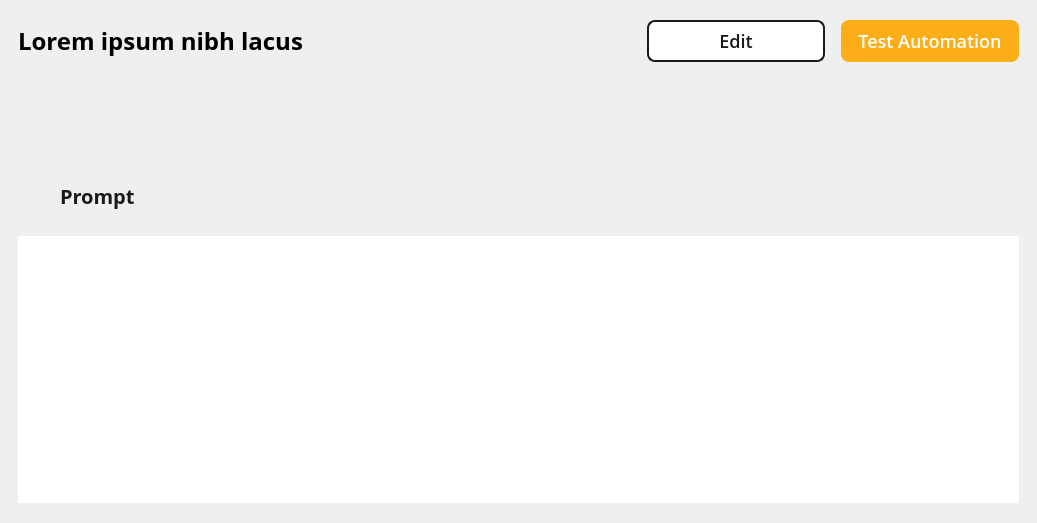
<?xml version="1.0" encoding="UTF-8"?>
<ui version="4.0">
 <class>AutomationDetailPage</class>
 <widget class="QWidget" name="AutomationDetailPage">
  <property name="geometry">
   <rect>
    <x>0</x>
    <y>0</y>
    <width>1037</width>
    <height>523</height>
   </rect>
  </property>
  <property name="sizePolicy">
   <sizepolicy hsizetype="Expanding" vsizetype="Expanding">
    <horstretch>0</horstretch>
    <verstretch>0</verstretch>
   </sizepolicy>
  </property>
  <property name="windowTitle">
   <string>Form</string>
  </property>
  <layout class="QVBoxLayout" name="verticalLayout">
   <property name="spacing">
    <number>24</number>
   </property>
   <property name="leftMargin">
    <number>18</number>
   </property>
   <property name="topMargin">
    <number>20</number>
   </property>
   <property name="rightMargin">
    <number>18</number>
   </property>
   <property name="bottomMargin">
    <number>20</number>
   </property>
   <item>
    <layout class="QHBoxLayout" name="headerLayout">
     <property name="spacing">
      <number>16</number>
     </property>
     <item>
      <widget class="QPushButton" name="backButton">
       <property name="sizePolicy">
        <sizepolicy hsizetype="Fixed" vsizetype="Fixed">
         <horstretch>0</horstretch>
         <verstretch>0</verstretch>
        </sizepolicy>
       </property>
       <property name="minimumSize">
        <size>
         <width>24</width>
         <height>34</height>
        </size>
       </property>
       <property name="maximumSize">
        <size>
         <width>307</width>
         <height>34</height>
        </size>
       </property>
       <property name="styleSheet">
        <string notr="true">background: transparent;
border: none;
font-family: Open Sans;
font-size: 24px;
line-height: 34px;
letter-spacing: 0%;
font-weight: 600;</string>
       </property>
       <property name="text">
        <string>Lorem ipsum nibh lacus</string>
       </property>
       <property name="icon">
        <iconset resource="../../../../../Resources/Resources.qrc">
         <normaloff>:/images/nav_back.svg</normaloff>:/images/nav_back.svg</iconset>
       </property>
       <property name="iconSize">
        <size>
         <width>24</width>
         <height>24</height>
        </size>
       </property>
      </widget>
     </item>
     <item>
      <spacer name="horizontalSpacer">
       <property name="orientation">
        <enum>Qt::Orientation::Horizontal</enum>
       </property>
       <property name="sizeHint" stdset="0">
        <size>
         <width>40</width>
         <height>20</height>
        </size>
       </property>
      </spacer>
     </item>
     <item>
      <widget class="QPushButton" name="editAutomationButton">
       <property name="sizePolicy">
        <sizepolicy hsizetype="Fixed" vsizetype="Fixed">
         <horstretch>0</horstretch>
         <verstretch>0</verstretch>
        </sizepolicy>
       </property>
       <property name="minimumSize">
        <size>
         <width>178</width>
         <height>42</height>
        </size>
       </property>
       <property name="maximumSize">
        <size>
         <width>178</width>
         <height>42</height>
        </size>
       </property>
       <property name="styleSheet">
        <string notr="true">background-color: white;
border: 1.5px solid #1a1a1a;
border-radius: 8px;
color: #1a1a1a;
font-family: Open Sans;
font-size: 18px;
line-height: 24px;
font-weight: 500;</string>
       </property>
       <property name="text">
        <string>Edit</string>
       </property>
      </widget>
     </item>
     <item>
      <widget class="QPushButton" name="testAutomationButton">
       <property name="minimumSize">
        <size>
         <width>178</width>
         <height>42</height>
        </size>
       </property>
       <property name="maximumSize">
        <size>
         <width>178</width>
         <height>42</height>
        </size>
       </property>
       <property name="styleSheet">
        <string notr="true">background-color: #FBAE17;
border: none;
border-radius: 8px;
color: white;
font-family: Open Sans;
font-size: 18px;
line-height: 24px;
font-weight: 500;</string>
       </property>
       <property name="text">
        <string>Test Automation</string>
       </property>
      </widget>
     </item>
    </layout>
   </item>
   <item>
    <layout class="QHBoxLayout" name="propertyLayout">
     <property name="spacing">
      <number>210</number>
     </property>
     <item>
      <widget class="AutomationCellProperty" name="aiModel" native="true">
       <property name="sizePolicy">
        <sizepolicy hsizetype="Fixed" vsizetype="Fixed">
         <horstretch>0</horstretch>
         <verstretch>0</verstretch>
        </sizepolicy>
       </property>
       <property name="minimumSize">
        <size>
         <width>144</width>
         <height>70</height>
        </size>
       </property>
       <property name="maximumSize">
        <size>
         <width>144</width>
         <height>70</height>
        </size>
       </property>
      </widget>
     </item>
     <item>
      <widget class="AutomationCellProperty" name="version" native="true">
       <property name="sizePolicy">
        <sizepolicy hsizetype="Fixed" vsizetype="Fixed">
         <horstretch>0</horstretch>
         <verstretch>0</verstretch>
        </sizepolicy>
       </property>
       <property name="minimumSize">
        <size>
         <width>115</width>
         <height>70</height>
        </size>
       </property>
       <property name="maximumSize">
        <size>
         <width>115</width>
         <height>70</height>
        </size>
       </property>
      </widget>
     </item>
     <item>
      <widget class="AutomationCellProperty" name="trigger" native="true">
       <property name="sizePolicy">
        <sizepolicy hsizetype="Fixed" vsizetype="Fixed">
         <horstretch>0</horstretch>
         <verstretch>0</verstretch>
        </sizepolicy>
       </property>
       <property name="minimumSize">
        <size>
         <width>110</width>
         <height>70</height>
        </size>
       </property>
       <property name="maximumSize">
        <size>
         <width>110</width>
         <height>70</height>
        </size>
       </property>
      </widget>
     </item>
     <item>
      <spacer name="horizontalSpacer_2">
       <property name="orientation">
        <enum>Qt::Orientation::Horizontal</enum>
       </property>
       <property name="sizeHint" stdset="0">
        <size>
         <width>40</width>
         <height>20</height>
        </size>
       </property>
      </spacer>
     </item>
    </layout>
   </item>
   <item>
    <layout class="QVBoxLayout" name="mainPanelLayout">
     <property name="spacing">
      <number>12</number>
     </property>
     <item>
      <layout class="QHBoxLayout" name="mainPanelTitleBarLayout">
       <property name="spacing">
        <number>10</number>
       </property>
       <item>
        <widget class="QToolButton" name="toolButton">
         <property name="minimumSize">
          <size>
           <width>32</width>
           <height>32</height>
          </size>
         </property>
         <property name="maximumSize">
          <size>
           <width>32</width>
           <height>32</height>
          </size>
         </property>
         <property name="styleSheet">
          <string notr="true">background: transparent;
border: none;</string>
         </property>
         <property name="text">
          <string/>
         </property>
         <property name="icon">
          <iconset resource="../../../../../Resources/Resources.qrc">
           <normaloff>:/images/Automations/prompt.svg</normaloff>:/images/Automations/prompt.svg</iconset>
         </property>
         <property name="iconSize">
          <size>
           <width>32</width>
           <height>32</height>
          </size>
         </property>
        </widget>
       </item>
       <item>
        <widget class="QLabel" name="label">
         <property name="styleSheet">
          <string notr="true">font-family: Open Sans;
font-size: 20px;
font-weight: 600;
line-height: 28px;
letter-spacing: 0%;
color: #1a1a1a;</string>
         </property>
         <property name="text">
          <string>Prompt</string>
         </property>
        </widget>
       </item>
      </layout>
     </item>
    </layout>
   </item>
   <item>
    <widget class="QTextBrowser" name="promptBrowser">
     <property name="styleSheet">
      <string notr="true">QTextBrowser {
    border: none; /* Remove border */
    background-color: white;
    padding: 8px;
    font-family: Open Sans;
    font-size: 18px;
}

/* Scrollbar Customization */
QScrollBar:vertical {
    background: #F0F0F0;
    width: 6px;
    margin: 0px;
    border-radius: 3px;
}
QScrollBar::handle:vertical {
    background: #2D1457;
    min-height: 30px;
    border-radius: 3px;
}
QScrollBar::add-line:vertical,
QScrollBar::sub-line:vertical,
QScrollBar::add-page:vertical,
QScrollBar::sub-page:vertical {
    background: none;
}

QScrollBar:horizontal {
    background: #F0F0F0;
    height: 6px;
    margin: 0px;
    border-radius: 3px;
}
QScrollBar::handle:horizontal {
    background: #2D1457;
    min-width: 30px;
    border-radius: 3px;
}
QScrollBar::add-line:horizontal,
QScrollBar::sub-line:horizontal,
QScrollBar::add-page:horizontal,
QScrollBar::sub-page:horizontal {
    background: none;
}</string>
     </property>
    </widget>
   </item>
  </layout>
 </widget>
 <customwidgets>
  <customwidget>
   <class>AutomationCellProperty</class>
   <extends>QWidget</extends>
   <header location="global">automationcellproperty.h</header>
   <container>1</container>
  </customwidget>
 </customwidgets>
 <resources>
  <include location="../../../../../Resources/Resources.qrc"/>
 </resources>
 <connections/>
</ui>
